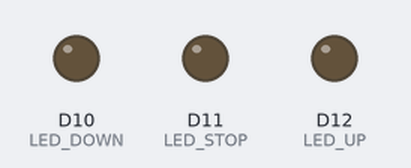
A sketch run on a simulated Arduino Nano 33 IoT. On the bench: output pins drawn as LEDs (lit = HIGH). Nothing arrives over Bluetooth unless stated; a phone connects over Bluetooth LE 3 s after start.

Above: at 0.1 s.
At 3.1 s:
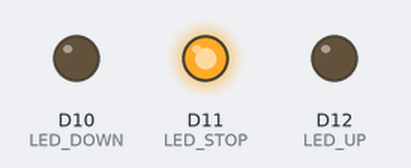
Timing chart, 0 to 4.6 s (numbered marks = the images above):
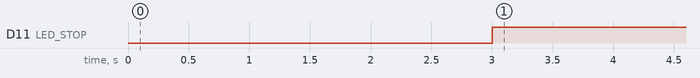

Measured:
- by itself, D11 (LED_STOP): LOW → HIGH at 3.0 s

The sketch:

roller_door.ino
```cpp
#include <ArduinoBLE.h>

#define LED_UP 12
#define LED_STOP 11
#define LED_DOWN 10
#define MAX_HEIGHT 200
#define MIN_HEIGHT 0
#define UPDATE_INTERVAL 100
#define STOP 0
#define UP 1
#define DOWN 2

// BLE services and characteristics
BLEService rollerDoorService("00000020-0000-1000-8000-00805f9b34fb");
BLEUnsignedIntCharacteristic heightCharacteristic("00000021-0000-1000-8000-00805f9b34fb", BLERead | BLENotify);
BLEIntCharacteristic controlCharacteristic("00000022-0000-1000-8000-00805f9b34fb", BLERead | BLEWrite);
unsigned int height = 0;
int control = STOP;

void setup() {
  pinMode(LED_UP, OUTPUT);
  pinMode(LED_STOP, OUTPUT);
  pinMode(LED_DOWN, OUTPUT);
  Serial.begin(9600);

  // BLE initialization
  if (!BLE.begin()) {
    Serial.println("BLE init failed.");
    while (1);
  }

  // BLE setup
  BLE.setLocalName("Arduino");
  BLE.setDeviceName("Arduino");
  BLE.setAdvertisedService(rollerDoorService);
  rollerDoorService.addCharacteristic(heightCharacteristic);
  rollerDoorService.addCharacteristic(controlCharacteristic);
  BLE.addService(rollerDoorService);
  heightCharacteristic.writeValue(height);
  controlCharacteristic.writeValue(control);

  // BLE event handler
  BLE.setEventHandler(BLEConnected, blePeripheralConnectHandler);
  BLE.setEventHandler(BLEDisconnected, blePeripheralDisconnectHandler);

  BLE.advertise();
}

void loop() {
  BLEDevice central = BLE.central();
  if (central) {
    unsigned long previousMillis = 0;
    unsigned long currentMillis = 0;
    while (central.connected()) {
      // update height
      currentMillis = millis();
      if (currentMillis - previousMillis >= UPDATE_INTERVAL) {
        previousMillis = currentMillis;
        updateHeight();
      }
    }
  }
}

void blePeripheralConnectHandler(BLEDevice central) {
  Serial.print("[Connect] central: ");
  Serial.println(central.address());
}

void blePeripheralDisconnectHandler(BLEDevice central) {
  Serial.print("[Disconnect] central: ");
  Serial.println(central.address());
}

void updateHeight() {
  switch(control = controlCharacteristic.value()) {
    case UP:
      height = (height + 1 <= MAX_HEIGHT) ? height + 1 : height;
      break;
    case DOWN:
      height = ((int)height - 1 >= MIN_HEIGHT) ? height - 1 : height; // evaluates to true if height is unsigned
      break;
    default:
      break;
  }
  // write to LED
  if (height > MIN_HEIGHT && height < MAX_HEIGHT)
    writeToLed(control);
  else
    writeToLed(STOP);
  heightCharacteristic.writeValue(height);
}

void writeToLed(int controlSignal) {
  switch(controlSignal) {
    case UP:
      digitalWrite(LED_UP, HIGH);
      digitalWrite(LED_STOP, LOW);
      digitalWrite(LED_DOWN, LOW);
      break;
    case DOWN:
      digitalWrite(LED_UP, LOW);
      digitalWrite(LED_STOP, LOW);
      digitalWrite(LED_DOWN, HIGH);
      break;
    default:
      digitalWrite(LED_UP, LOW);
      digitalWrite(LED_STOP, HIGH);
      digitalWrite(LED_DOWN, LOW);
      break;
  }
}
```
